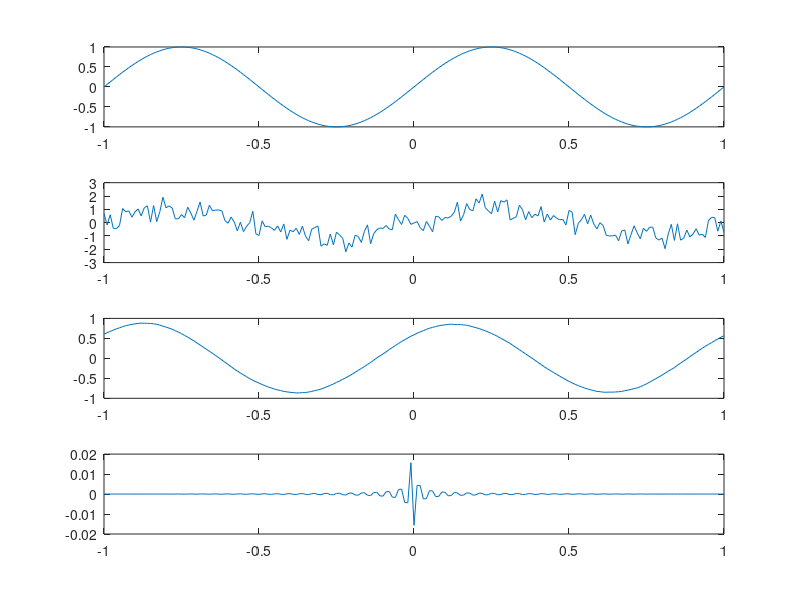

Write MATLAB code to recreate this figure.
% TO OBSERVE THE EFFECTS OF THE FOLLOWING DISTORTIONS INTRODUCED BY 	    
% THE CHANNEL DUE TO ITS NON IDEAL CHARACTERISTICS:-

% a)  AMPLITUDE DISTORTION (due to non ideal amplitude spectrum of channel)
% b)  PHASE DISTORTION (due to non ideal phase spectrum of channel)
% c)  DISTORTION CAUSED BY BANDLIMITED CHANNEL



freq = 1;
x = -1:0.01:1;
y = sin(2*pi*freq*x);

subplot(4,1,1)
plot(x,y);

ff_trans = fft(y);
distort_mag = 10*randn(size(x));

mag = abs(ff_trans)+distort_mag;
phase = angle(ff_trans);

noise_mag = mag.*exp(j*phase);
subplot(4,1,2)
plot(x,ifft(noise_mag));

distort_phase = 100*randn(size(x));
mag2 = abs(ff_trans);
phase2 = angle(ff_trans).*distort_phase;

noise_phase = mag2.*exp(j*phase2);
subplot(4,1,3)
plot(x,ifft(noise_phase));

bandpass = 0.5*sign(x+0.5)-0.5*sign(x-0.5);
band = ff_trans.*bandpass;
subplot(4,1,4)
plot(x,fftshift(ifft(band)));